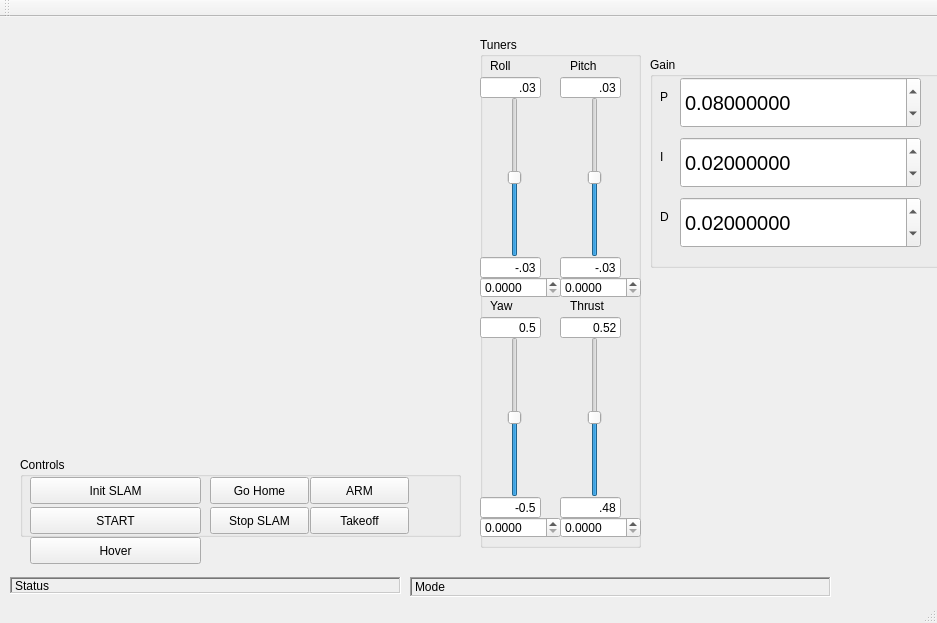
<?xml version="1.0" encoding="UTF-8"?>
<ui version="4.0">
 <class>MainWindow</class>
 <widget class="QMainWindow" name="MainWindow">
  <property name="geometry">
   <rect>
    <x>0</x>
    <y>0</y>
    <width>937</width>
    <height>623</height>
   </rect>
  </property>
  <property name="windowTitle">
   <string>SLAM Control Center</string>
  </property>
  <widget class="QWidget" name="centralWidget">
   <widget class="QGroupBox" name="grpTuners">
    <property name="geometry">
     <rect>
      <x>480</x>
      <y>20</y>
      <width>161</width>
      <height>511</height>
     </rect>
    </property>
    <property name="title">
     <string>Tuners</string>
    </property>
    <widget class="QSlider" name="sldrRoll">
     <property name="geometry">
      <rect>
       <x>20</x>
       <y>60</y>
       <width>29</width>
       <height>160</height>
      </rect>
     </property>
     <property name="maximum">
      <number>10000</number>
     </property>
     <property name="sliderPosition">
      <number>5000</number>
     </property>
     <property name="orientation">
      <enum>Qt::Vertical</enum>
     </property>
    </widget>
    <widget class="QDoubleSpinBox" name="spnRoll">
     <property name="geometry">
      <rect>
       <x>0</x>
       <y>240</y>
       <width>81</width>
       <height>21</height>
      </rect>
     </property>
     <property name="decimals">
      <number>4</number>
     </property>
     <property name="singleStep">
      <double>0.005000000000000</double>
     </property>
    </widget>
    <widget class="QLineEdit" name="txtRollMin">
     <property name="geometry">
      <rect>
       <x>0</x>
       <y>220</y>
       <width>61</width>
       <height>21</height>
      </rect>
     </property>
     <property name="text">
      <string>-.03</string>
     </property>
     <property name="alignment">
      <set>Qt::AlignRight|Qt::AlignTrailing|Qt::AlignVCenter</set>
     </property>
    </widget>
    <widget class="QLineEdit" name="txtRollMax">
     <property name="geometry">
      <rect>
       <x>0</x>
       <y>40</y>
       <width>61</width>
       <height>21</height>
      </rect>
     </property>
     <property name="text">
      <string>.03</string>
     </property>
     <property name="alignment">
      <set>Qt::AlignRight|Qt::AlignTrailing|Qt::AlignVCenter</set>
     </property>
    </widget>
    <widget class="QLineEdit" name="txtPitchMin">
     <property name="geometry">
      <rect>
       <x>80</x>
       <y>220</y>
       <width>61</width>
       <height>21</height>
      </rect>
     </property>
     <property name="text">
      <string>-.03</string>
     </property>
     <property name="alignment">
      <set>Qt::AlignRight|Qt::AlignTrailing|Qt::AlignVCenter</set>
     </property>
    </widget>
    <widget class="QDoubleSpinBox" name="spnPitch">
     <property name="geometry">
      <rect>
       <x>80</x>
       <y>240</y>
       <width>81</width>
       <height>21</height>
      </rect>
     </property>
     <property name="decimals">
      <number>4</number>
     </property>
     <property name="singleStep">
      <double>0.005000000000000</double>
     </property>
    </widget>
    <widget class="QLineEdit" name="txtPitchMax">
     <property name="geometry">
      <rect>
       <x>80</x>
       <y>40</y>
       <width>61</width>
       <height>21</height>
      </rect>
     </property>
     <property name="text">
      <string>.03</string>
     </property>
     <property name="alignment">
      <set>Qt::AlignRight|Qt::AlignTrailing|Qt::AlignVCenter</set>
     </property>
    </widget>
    <widget class="QLineEdit" name="txtYawMin">
     <property name="geometry">
      <rect>
       <x>0</x>
       <y>460</y>
       <width>61</width>
       <height>21</height>
      </rect>
     </property>
     <property name="text">
      <string>-0.5</string>
     </property>
     <property name="alignment">
      <set>Qt::AlignRight|Qt::AlignTrailing|Qt::AlignVCenter</set>
     </property>
    </widget>
    <widget class="QDoubleSpinBox" name="spnYaw">
     <property name="geometry">
      <rect>
       <x>0</x>
       <y>480</y>
       <width>81</width>
       <height>21</height>
      </rect>
     </property>
     <property name="decimals">
      <number>4</number>
     </property>
     <property name="singleStep">
      <double>0.005000000000000</double>
     </property>
    </widget>
    <widget class="QLineEdit" name="txtYawMax">
     <property name="geometry">
      <rect>
       <x>0</x>
       <y>280</y>
       <width>61</width>
       <height>21</height>
      </rect>
     </property>
     <property name="text">
      <string>0.5</string>
     </property>
     <property name="alignment">
      <set>Qt::AlignRight|Qt::AlignTrailing|Qt::AlignVCenter</set>
     </property>
    </widget>
    <widget class="QLineEdit" name="txtThrustMin">
     <property name="geometry">
      <rect>
       <x>80</x>
       <y>460</y>
       <width>61</width>
       <height>21</height>
      </rect>
     </property>
     <property name="text">
      <string>.48</string>
     </property>
     <property name="alignment">
      <set>Qt::AlignRight|Qt::AlignTrailing|Qt::AlignVCenter</set>
     </property>
    </widget>
    <widget class="QDoubleSpinBox" name="spnThrust">
     <property name="geometry">
      <rect>
       <x>80</x>
       <y>480</y>
       <width>81</width>
       <height>21</height>
      </rect>
     </property>
     <property name="decimals">
      <number>4</number>
     </property>
     <property name="singleStep">
      <double>0.005000000000000</double>
     </property>
    </widget>
    <widget class="QLineEdit" name="txtThrustMax">
     <property name="geometry">
      <rect>
       <x>80</x>
       <y>280</y>
       <width>61</width>
       <height>21</height>
      </rect>
     </property>
     <property name="text">
      <string>0.52</string>
     </property>
     <property name="alignment">
      <set>Qt::AlignRight|Qt::AlignTrailing|Qt::AlignVCenter</set>
     </property>
    </widget>
    <widget class="QLabel" name="label">
     <property name="geometry">
      <rect>
       <x>10</x>
       <y>260</y>
       <width>51</width>
       <height>17</height>
      </rect>
     </property>
     <property name="text">
      <string>Yaw</string>
     </property>
    </widget>
    <widget class="QLabel" name="label_2">
     <property name="geometry">
      <rect>
       <x>90</x>
       <y>260</y>
       <width>51</width>
       <height>17</height>
      </rect>
     </property>
     <property name="text">
      <string>Thrust</string>
     </property>
    </widget>
    <widget class="QLabel" name="label_3">
     <property name="geometry">
      <rect>
       <x>10</x>
       <y>20</y>
       <width>51</width>
       <height>17</height>
      </rect>
     </property>
     <property name="text">
      <string>Roll</string>
     </property>
    </widget>
    <widget class="QLabel" name="label_4">
     <property name="geometry">
      <rect>
       <x>90</x>
       <y>20</y>
       <width>51</width>
       <height>17</height>
      </rect>
     </property>
     <property name="text">
      <string>Pitch</string>
     </property>
    </widget>
    <widget class="QSlider" name="sldrPitch">
     <property name="geometry">
      <rect>
       <x>100</x>
       <y>60</y>
       <width>29</width>
       <height>160</height>
      </rect>
     </property>
     <property name="maximum">
      <number>10000</number>
     </property>
     <property name="sliderPosition">
      <number>5000</number>
     </property>
     <property name="orientation">
      <enum>Qt::Vertical</enum>
     </property>
    </widget>
    <widget class="QSlider" name="sldrYaw">
     <property name="geometry">
      <rect>
       <x>20</x>
       <y>300</y>
       <width>29</width>
       <height>160</height>
      </rect>
     </property>
     <property name="maximum">
      <number>10000</number>
     </property>
     <property name="sliderPosition">
      <number>5000</number>
     </property>
     <property name="orientation">
      <enum>Qt::Vertical</enum>
     </property>
    </widget>
    <widget class="QSlider" name="sldrThrust">
     <property name="geometry">
      <rect>
       <x>100</x>
       <y>300</y>
       <width>29</width>
       <height>160</height>
      </rect>
     </property>
     <property name="maximum">
      <number>10000</number>
     </property>
     <property name="sliderPosition">
      <number>5000</number>
     </property>
     <property name="orientation">
      <enum>Qt::Vertical</enum>
     </property>
    </widget>
   </widget>
   <widget class="QGroupBox" name="grpControl">
    <property name="geometry">
     <rect>
      <x>20</x>
      <y>440</y>
      <width>441</width>
      <height>80</height>
     </rect>
    </property>
    <property name="title">
     <string>Controls</string>
    </property>
    <widget class="QPushButton" name="btnStop">
     <property name="geometry">
      <rect>
       <x>190</x>
       <y>50</y>
       <width>99</width>
       <height>27</height>
      </rect>
     </property>
     <property name="text">
      <string>Stop SLAM</string>
     </property>
    </widget>
    <widget class="QPushButton" name="btnHome">
     <property name="geometry">
      <rect>
       <x>190</x>
       <y>20</y>
       <width>99</width>
       <height>27</height>
      </rect>
     </property>
     <property name="text">
      <string>Go Home</string>
     </property>
    </widget>
    <widget class="QPushButton" name="btnStart">
     <property name="geometry">
      <rect>
       <x>10</x>
       <y>50</y>
       <width>171</width>
       <height>27</height>
      </rect>
     </property>
     <property name="text">
      <string>START</string>
     </property>
    </widget>
    <widget class="QPushButton" name="btnTakeoff">
     <property name="geometry">
      <rect>
       <x>290</x>
       <y>50</y>
       <width>99</width>
       <height>27</height>
      </rect>
     </property>
     <property name="text">
      <string>Takeoff</string>
     </property>
    </widget>
    <widget class="QPushButton" name="btnArm">
     <property name="geometry">
      <rect>
       <x>290</x>
       <y>20</y>
       <width>99</width>
       <height>27</height>
      </rect>
     </property>
     <property name="text">
      <string>ARM</string>
     </property>
    </widget>
    <widget class="QPushButton" name="btnInit">
     <property name="geometry">
      <rect>
       <x>10</x>
       <y>20</y>
       <width>171</width>
       <height>27</height>
      </rect>
     </property>
     <property name="text">
      <string>Init SLAM</string>
     </property>
    </widget>
   </widget>
   <widget class="MyGLWidget" name="myGLWidget" native="true">
    <property name="geometry">
     <rect>
      <x>20</x>
      <y>30</y>
      <width>421</width>
      <height>391</height>
     </rect>
    </property>
   </widget>
   <widget class="QLabel" name="lblStatus">
    <property name="geometry">
     <rect>
      <x>10</x>
      <y>560</y>
      <width>391</width>
      <height>17</height>
     </rect>
    </property>
    <property name="frameShape">
     <enum>QFrame::WinPanel</enum>
    </property>
    <property name="frameShadow">
     <enum>QFrame::Sunken</enum>
    </property>
    <property name="text">
     <string>Status</string>
    </property>
   </widget>
   <widget class="QLabel" name="lblMode">
    <property name="geometry">
     <rect>
      <x>410</x>
      <y>560</y>
      <width>421</width>
      <height>20</height>
     </rect>
    </property>
    <property name="frameShape">
     <enum>QFrame::WinPanel</enum>
    </property>
    <property name="frameShadow">
     <enum>QFrame::Sunken</enum>
    </property>
    <property name="text">
     <string>Mode</string>
    </property>
   </widget>
   <widget class="QGroupBox" name="groupBox">
    <property name="geometry">
     <rect>
      <x>650</x>
      <y>40</y>
      <width>291</width>
      <height>211</height>
     </rect>
    </property>
    <property name="title">
     <string>Gain</string>
    </property>
    <widget class="QLabel" name="label_5">
     <property name="geometry">
      <rect>
       <x>10</x>
       <y>30</y>
       <width>21</width>
       <height>20</height>
      </rect>
     </property>
     <property name="text">
      <string>P</string>
     </property>
    </widget>
    <widget class="QLabel" name="label_6">
     <property name="geometry">
      <rect>
       <x>10</x>
       <y>90</y>
       <width>21</width>
       <height>20</height>
      </rect>
     </property>
     <property name="text">
      <string>I</string>
     </property>
    </widget>
    <widget class="QLabel" name="label_7">
     <property name="geometry">
      <rect>
       <x>10</x>
       <y>150</y>
       <width>21</width>
       <height>20</height>
      </rect>
     </property>
     <property name="text">
      <string>D</string>
     </property>
    </widget>
    <widget class="QDoubleSpinBox" name="spnP">
     <property name="geometry">
      <rect>
       <x>30</x>
       <y>20</y>
       <width>241</width>
       <height>51</height>
      </rect>
     </property>
     <property name="font">
      <font>
       <pointsize>15</pointsize>
      </font>
     </property>
     <property name="decimals">
      <number>8</number>
     </property>
     <property name="maximum">
      <double>2.000000000000000</double>
     </property>
     <property name="singleStep">
      <double>0.002000000000000</double>
     </property>
     <property name="value">
      <double>0.080000000000000</double>
     </property>
    </widget>
    <widget class="QDoubleSpinBox" name="spnI">
     <property name="geometry">
      <rect>
       <x>30</x>
       <y>80</y>
       <width>241</width>
       <height>51</height>
      </rect>
     </property>
     <property name="font">
      <font>
       <pointsize>15</pointsize>
      </font>
     </property>
     <property name="decimals">
      <number>8</number>
     </property>
     <property name="maximum">
      <double>0.500000000000000</double>
     </property>
     <property name="singleStep">
      <double>0.002000000000000</double>
     </property>
     <property name="value">
      <double>0.020000000000000</double>
     </property>
    </widget>
    <widget class="QDoubleSpinBox" name="spnD">
     <property name="geometry">
      <rect>
       <x>30</x>
       <y>140</y>
       <width>241</width>
       <height>51</height>
      </rect>
     </property>
     <property name="font">
      <font>
       <pointsize>15</pointsize>
      </font>
     </property>
     <property name="decimals">
      <number>8</number>
     </property>
     <property name="maximum">
      <double>0.500000000000000</double>
     </property>
     <property name="singleStep">
      <double>0.002000000000000</double>
     </property>
     <property name="value">
      <double>0.020000000000000</double>
     </property>
    </widget>
   </widget>
   <widget class="QPushButton" name="btnHover">
    <property name="geometry">
     <rect>
      <x>30</x>
      <y>520</y>
      <width>171</width>
      <height>27</height>
     </rect>
    </property>
    <property name="text">
     <string>Hover</string>
    </property>
   </widget>
  </widget>
  <widget class="QToolBar" name="mainToolBar">
   <attribute name="toolBarArea">
    <enum>TopToolBarArea</enum>
   </attribute>
   <attribute name="toolBarBreak">
    <bool>false</bool>
   </attribute>
  </widget>
  <widget class="QStatusBar" name="statusBar"/>
 </widget>
 <layoutdefault spacing="6" margin="11"/>
 <customwidgets>
  <customwidget>
   <class>MyGLWidget</class>
   <extends>QWidget</extends>
   <header>myglwidget.h</header>
   <container>1</container>
  </customwidget>
 </customwidgets>
 <resources/>
 <connections/>
</ui>
